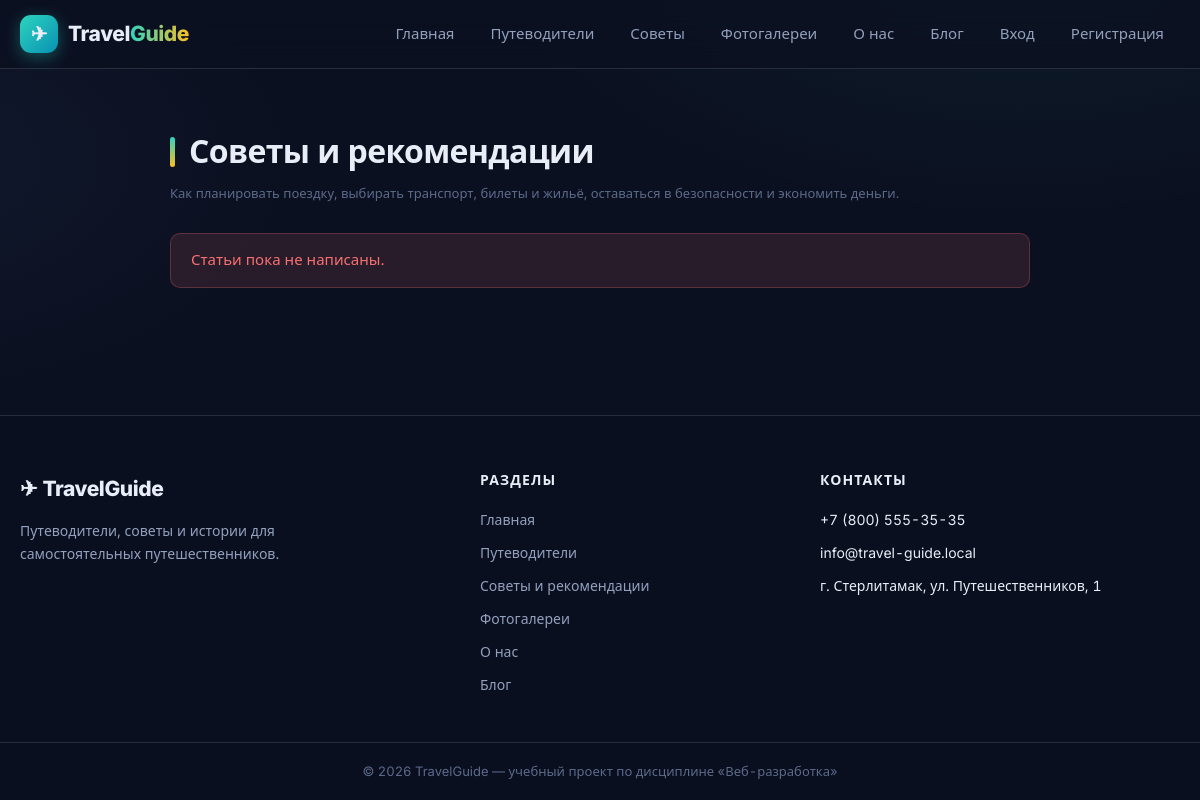
Before: /advice.php with the older database file.
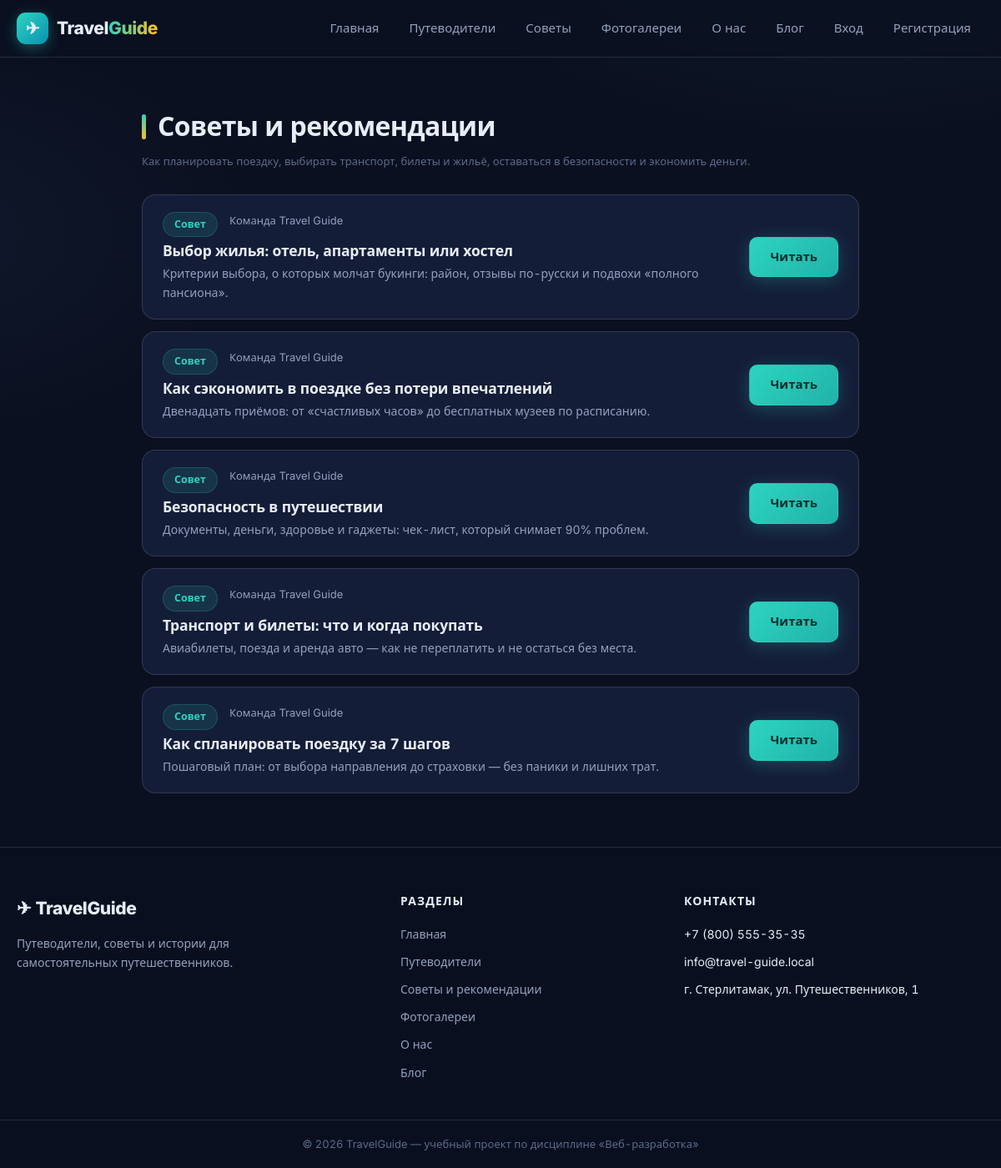
After: the same page with the newer database file.
### tables this page shows
CREATE TABLE IF NOT EXISTS articles (
  id          INT UNSIGNED AUTO_INCREMENT PRIMARY KEY,
  section     ENUM('advice', 'blog') NOT NULL,
  title       VARCHAR(150) NOT NULL,
  excerpt     VARCHAR(400) NOT NULL,
  body        TEXT NOT NULL,
  author_name VARCHAR(80) NOT NULL DEFAULT 'Команда Travel Guide',
  created_at  DATETIME DEFAULT CURRENT_TIMESTAMP,
  KEY idx_articles_section (section)
);

### includes/config.php (called while the page is built, shortened)
<?php
function db(): PDO
{
    static $pdo = null;
    if ($pdo === null) {
        $dsn = 'mysql:host=' . DB_HOST . ';port=' . DB_PORT . ';dbname=' . DB_NAME . ';charset=' . DB_CHARSET;
        try {
            $pdo = new PDO($dsn, DB_USER, DB_PASS, [
                PDO::ATTR_ERRMODE            => PDO::ERRMODE_EXCEPTION,
                PDO::ATTR_DEFAULT_FETCH_MODE => PDO::FETCH_ASSOC,
                PDO::ATTR_EMULATE_PREPARES   => false,
            ]);
        } catch (PDOException $e) {
            http_response_code(500);
            exit('Ошибка подключения к базе данных: ' . htmlspecialchars($e->getMessage()));
        }
    }
    return $pdo;
}
function e($value): string
{
    return htmlspecialchars((string)$value, ENT_QUOTES, 'UTF-8');
}

### advice.php (the view, shortened to what this page needs)
<?php
require_once __DIR__ . '/includes/header.php';
$articles = db()->query(
    "SELECT * FROM articles WHERE section = 'advice' ORDER BY created_at DESC"
)->fetchAll();
?>
<main class="section">
    <div class="container">
        <div style="max-width:860px; margin:0 auto;">
        <h1 class="section__title">Советы и рекомендации</h1>
        <p class="form__hint" style="margin:-16px 0 28px;">
            Как планировать поездку, выбирать транспорт, билеты и жильё, оставаться в безопасности и экономить деньги.
        </p>
        <?php if (!$articles): ?>
            <div class="alert alert--error">Статьи пока не написаны.</div>
        <?php else: ?>
        <div class="postlist">
            <?php foreach ($articles as $a): ?>
            <article class="post">
                <div class="post__main">
                    <div class="post__meta">
                        <span class="chip">Совет</span>
                        <span><?= e($a['author_name']) ?></span>
                    </div>
                    <h2 class="post__title">
                        <a href="/article.php?id=<?= (int)$a['id'] ?>"><?= e($a['title']) ?></a>
                    </h2>
                    <p class="post__excerpt"><?= e($a['excerpt']) ?></p>
                </div>
                <a href="/article.php?id=<?= (int)$a['id'] ?>" class="btn btn--primary">Читать</a>
            </article>
            <?php endforeach; ?>
        </div>
        <?php endif; ?>
        </div>
    </div>
</main>
<?php require_once __DIR__ . '/includes/footer.php'; ?>

Changed rows visible on the page:
added articles: author_name "Команда Travel Guide", title "Выбор жилья: отель, апартаменты или хостел", excerpt "Критерии выбора, о которых молчат букинги: район, отзывы по-русски и подвохи «полного пансиона»."
added articles: author_name "Команда Travel Guide", title "Как сэкономить в поездке без потери впечатлений", excerpt "Двенадцать приёмов: от «счастливых часов» до бесплатных музеев по расписанию."
added articles: author_name "Команда Travel Guide", title "Безопасность в путешествии", excerpt "Документы, деньги, здоровье и гаджеты: чек-лист, который снимает 90% проблем."
added articles: author_name "Команда Travel Guide", title "Транспорт и билеты: что и когда покупать", excerpt "Авиабилеты, поезда и аренда авто — как не переплатить и не остаться без места."
added articles: author_name "Команда Travel Guide", title "Как спланировать поездку за 7 шагов", excerpt "Пошаговый план: от выбора направления до страховки — без паники и лишних трат."
Other visible differences:
text no longer shown: "Статьи пока не написаны."
